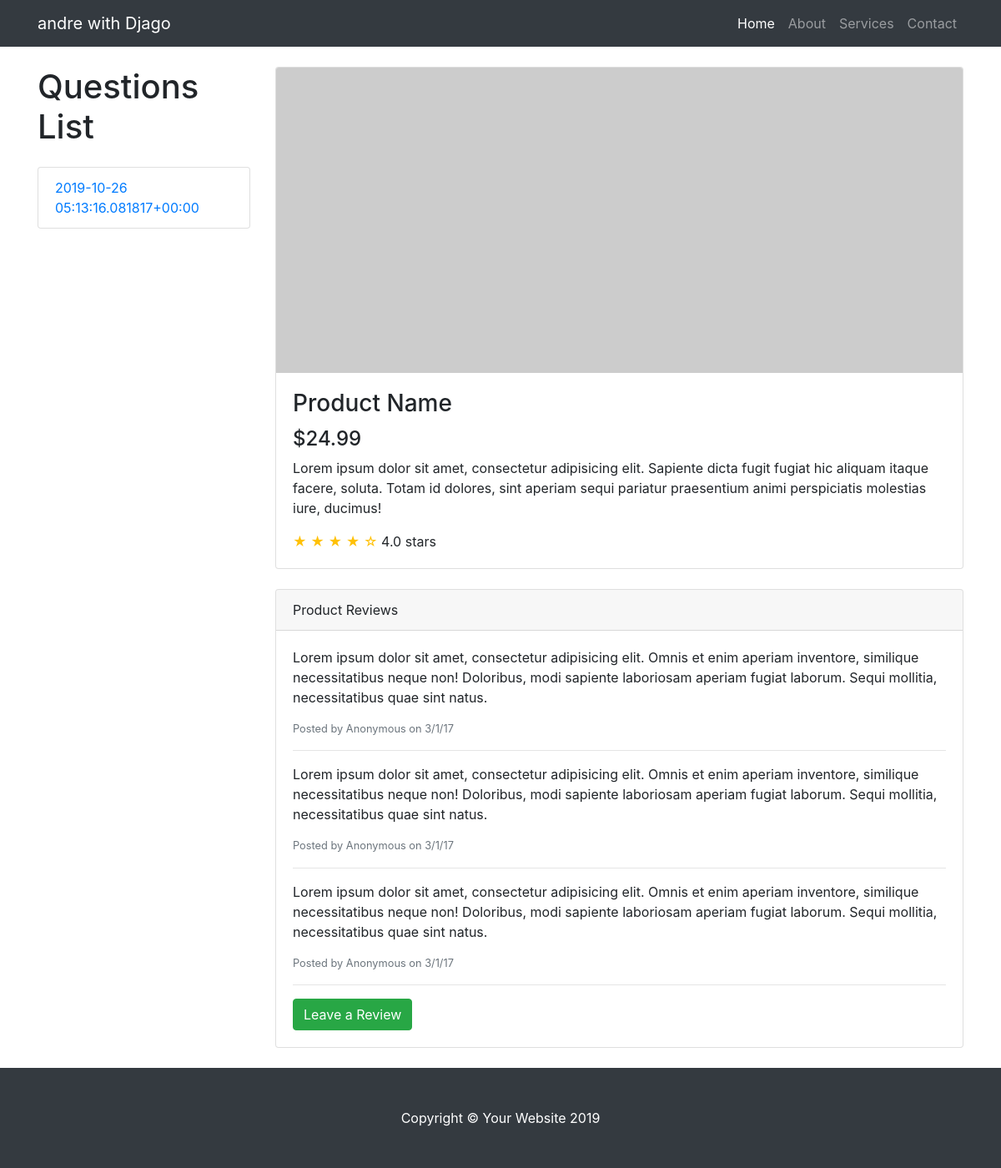
/polls/, run on an earlier commit of the app's database.
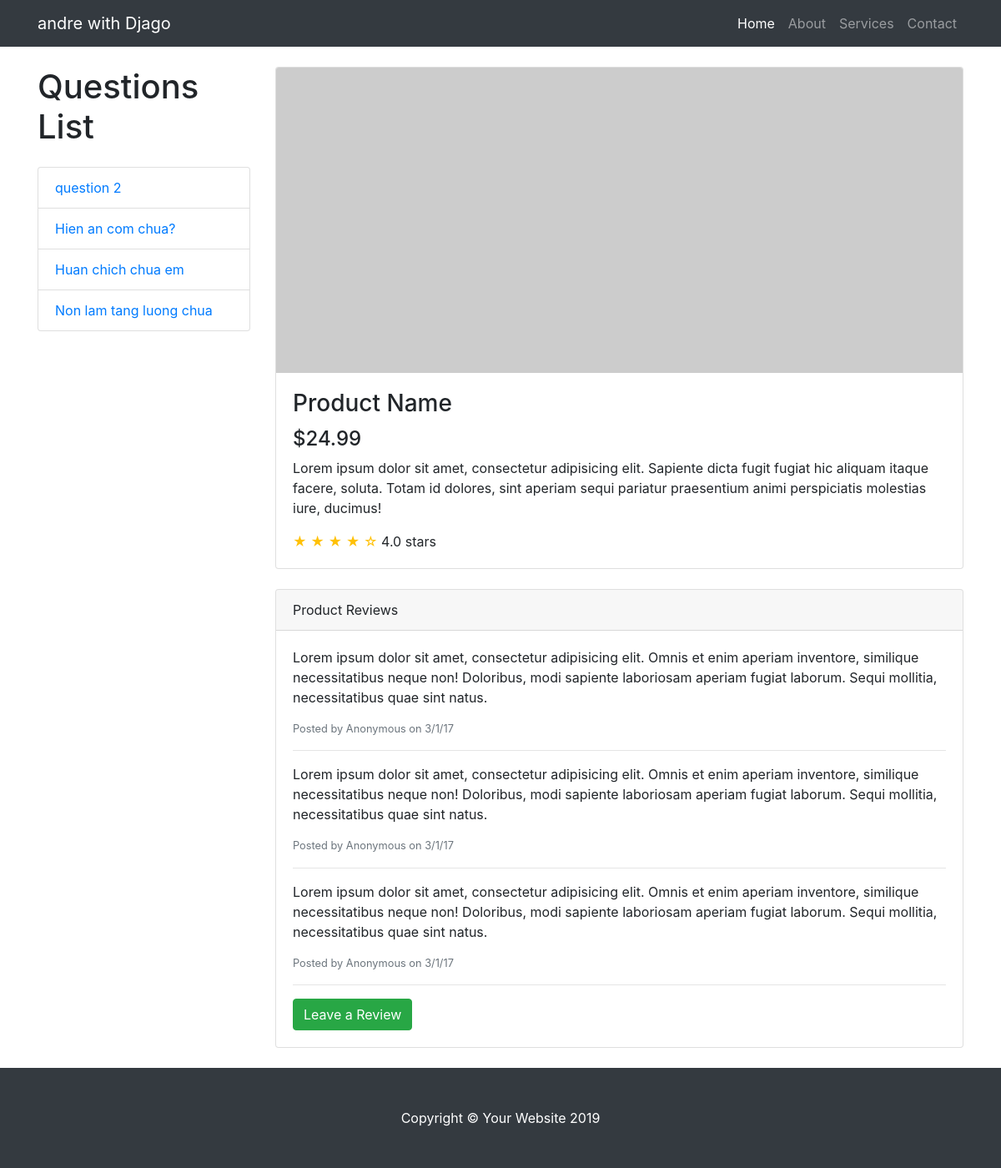
And on a later commit of the database.
### polls/models.py (models this page shows)
class Question(models.Model):
    question_name = models.CharField(max_length=200)
    published_at = models.DateTimeField(default=timezone.now())
    author = models.CharField(max_length=200, default='')
    ordering = models.IntegerField(default=0)

### polls/views.py (the view)
# urls.py: path('', views.index, name="index"),
def index(request):
    myName = "andre"
    questions = Question.objects.all()
    context = {"name":myName, 'questions' : questions}
    return render(request, "polls/index.html", context)

### polls/templates/polls/index.html (shortened to what this page needs)
{% extends 'polls/base.html' %}
{% block content %}
<nav class="navbar navbar-expand-lg navbar-dark bg-dark fixed-top">
    <div class="container">
        <a class="navbar-brand" href="#">{{name}} with Djago</a>
        <div class="collapse navbar-collapse" id="navbarResponsive">
            <ul class="navbar-nav ml-auto">
                <li class="nav-item active">
                    <a class="nav-link" href="#">Home
                    </a>
                </li>
                <li class="nav-item">
                    <a class="nav-link" href="#">About</a>
                </li>
                <li class="nav-item">
                    <a class="nav-link" href="#">Services</a>
                </li>
                <li class="nav-item">
                    <a class="nav-link" href="#">Contact</a>
                </li>
            </ul>
        </div>
    </div>
</nav>
<div class="container">
    <div class="row">
        <div class="col-lg-3">
            <h1 class="my-4">Questions List</h1>
            <div class="list-group">
                {% for question in questions %}
                    <a href="#" class="list-group-item">{{question.question_name}}</a>
                {% endfor %}
            </div>
        </div>
        <div class="col-lg-9">
            <div class="card mt-4">
                <img class="card-img-top img-fluid" src="http://placehold.it/900x400" alt="">
                <div class="card-body">
                    <h3 class="card-title">Product Name</h3>
                    <h4>$24.99</h4>
                    <p class="card-text">Lorem ipsum dolor sit amet, consectetur adipisicing elit. Sapiente dicta fugit
                        fugiat hic aliquam itaque facere, soluta. Totam id dolores, sint aperiam sequi pariatur
                        praesentium animi perspiciatis molestias iure, ducimus!</p>
                    <span class="text-warning">&#9733; &#9733; &#9733; &#9733; &#9734;</span>
                    4.0 stars
                </div>
            </div>
            <div class="card card-outline-secondary my-4">
                <div class="card-header">
                    Product Reviews
                </div>
                <div class="card-body">
                    <p>Lorem ipsum dolor sit amet, consectetur adipisicing elit. Omnis et enim aperiam inventore,
                        similique necessitatibus neque non! Doloribus, modi sapiente laboriosam aperiam fugiat laborum.
                        Sequi mollitia, necessitatibus quae sint natus.</p>
                    <small class="text-muted">Posted by Anonymous on 3/1/17</small>
                    <hr>
                    <p>Lorem ipsum dolor sit amet, consectetur adipisicing elit. Omnis et enim aperiam inventore,
                        similique necessitatibus neque non! Doloribus, modi sapiente laboriosam aperiam fugiat laborum.
                        Sequi mollitia, necessitatibus quae sint natus.</p>
                    <small class="text-muted">Posted by Anonymous on 3/1/17</small>
                    <hr>
                    <p>Lorem ipsum dolor sit amet, consectetur adipisicing elit. Omnis et enim aperiam inventore,
                        similique necessitatibus neque non! Doloribus, modi sapiente laboriosam aperiam fugiat laborum.
                        Sequi mollitia, necessitatibus quae sint natus.</p>
                    <small class="text-muted">Posted by Anonymous on 3/1/17</small>
                    <hr>
                    <a href="#" class="btn btn-success">Leave a Review</a>
                </div>
            </div>
        </div>
    </div>
</div>
<footer class="py-5 bg-dark">
    <div class="container">
        <p class="m-0 text-center text-white">Copyright &copy; Your Website 2019</p>
    </div>
</footer>
{% endblock %}

### polls/templates/polls/base.html (shortened to what this page needs)
<html lang="">
<head>
    <link rel="stylesheet" href="https://maxcdn.bootstrapcdn.com/bootstrap/4.0.0/css/bootstrap.min.css"
>
</head>
<body>
{% block content %}
{% endblock %}
</body>
</html>

### polls/templates/polls/base.html (style rules this page uses)
body { padding-top: 56px; }

What changed in the data, as far as the page shows it:
removed Question: question_name "2019-10-26 05:13:16.081817+00:00"
added Question: author "andre", question_name "Huan chich chua em"
added Question: question_name "question 2"
added Question: question_name "Hien an com chua?"
added Question: question_name "Non lam tang luong chua"
Also different on the page:
{{ name }}: "andre" → (not shown)
